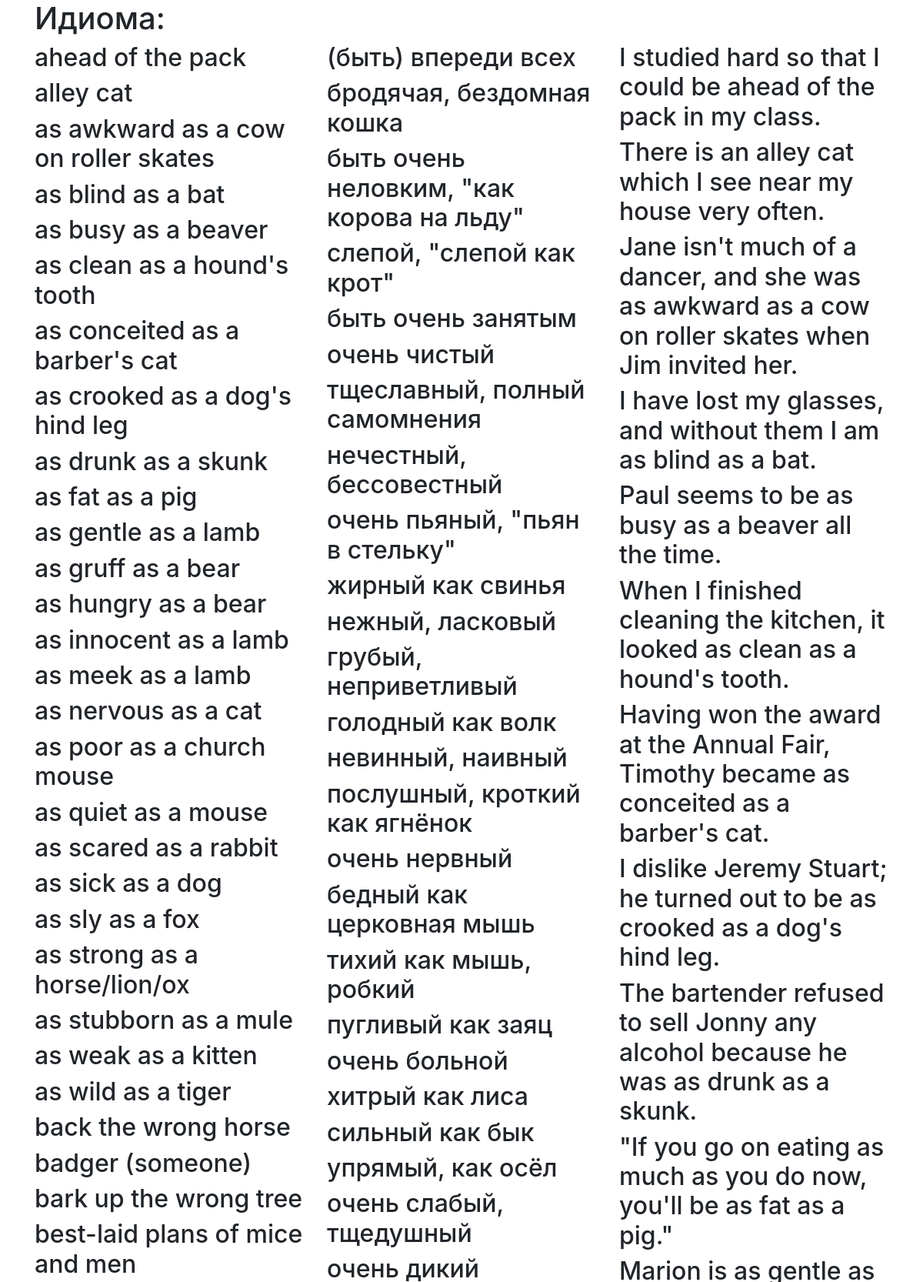
The page / (upper part) on the database its author committed.
### webapp/model.py (models this page shows, shortened)
class Idioms(db.Model):
    id = db.Column(db.Integer, primary_key = True)
    name_of_theme = db.Column(db.String, nullable=False)
    name_of_idiom = db.Column(db.String, unique = True, nullable=False)
    translation = db.Column(db.String, nullable=False)
    definition = db.Column(db.Text, nullable=False)

### webapp/__init__.py (the view)
    @app.route('/', methods = ['GET', 'POST'])
    def index():
        form = SearchForm()
        page_title = "Learn Idioms"
        idioms_list = Idioms.query
        if request.method == 'POST':
            if form.validate_on_submit():
                search_term = f'{form.search.data}%'
                idioms_list = idioms_list.filter(Idioms.name_of_idiom.like(search_term))
        return render_template('index.html', page_title=page_title, idioms_list=idioms_list.all(), form=form)

### webapp/__init__.py (called while the page is built)
def create_app():
    app = Flask(__name__)
    app.config.from_pyfile('config.py')
    db.init_app(app)
    @app.route('/', methods = ['GET', 'POST'])
    def index():
        form = SearchForm()
        page_title = "Learn Idioms"
        idioms_list = Idioms.query
        if request.method == 'POST':
            if form.validate_on_submit():
                search_term = f'{form.search.data}%'
                idioms_list = idioms_list.filter(Idioms.name_of_idiom.like(search_term))
        return render_template('index.html', page_title=page_title, idioms_list=idioms_list.all(), form=form)
    @app.route('/login')
    def login():
        page_title = "Login"
        login_form = LoginForm()
        return render_template('login.html', page_title=page_title, form=login_form)
    return app

### webapp/templates/index.html (shortened to what this page needs)
<!doctype html>
<html lang="ru">
  <head>
    <link rel="stylesheet" href="https://stackpath.bootstrapcdn.com/bootstrap/4.3.1/css/bootstrap.min.css">
  </head>
  <body>
    <div class="container">
      <h1>Идиома:</h1>
      <div class="row">
        <div class="col-4">
          {% for idioms in idioms_list %}
          <h2>{{ idioms.name_of_idiom }}</h2>
          {% endfor %}
        </div>
        <div class="col-4">
          {% for idioms in idioms_list %}
          <h2>{{ idioms.translation }}</h2>
          {% endfor %}
        </div>
        <div class="col-4">
          {% for idioms in idioms_list %}
          <h2>{{ idioms.definition }}</h2>
          {% endfor %}
        </div>
      </div>
    </div>
  </body>
</html>

### rows shown on the page
Idioms: name_of_idiom "ahead of the pack", translation "(быть) впереди всех", definition "I studied hard so that I could be ahead of the pack in my class."
Idioms: name_of_idiom "alley cat", translation "бродячая, бездомная кошка", definition "There is an alley cat which I see near my house very often."
Idioms: name_of_idiom "as awkward as a cow on roller skates", translation "быть очень неловким, \"как корова на льду\"", definition "Jane isn't much of a dancer, and she was as awkward as a cow on roller skates when Jim invited her."
Idioms: name_of_idiom "as blind as a bat", translation "слепой, \"слепой как крот\"", definition "I have lost my glasses, and without them I am as blind as a bat."
Idioms: name_of_idiom "as busy as a beaver", translation "быть очень занятым", definition "Paul seems to be as busy as a beaver all the time."
Idioms: name_of_idiom "as clean as a hound's tooth", translation "очень чистый", definition "When I finished cleaning the kitchen, it looked as clean as a hound's tooth."
Idioms: name_of_idiom "as conceited as a barber's cat", translation "тщеславный, полный самомнения", definition "Having won the award at the Annual Fair, Timothy became as conceited as a barber's cat."
Idioms: name_of_idiom "as crooked as a dog's hind leg", translation "нечестный, бессовестный", definition "I dislike Jeremy Stuart; he turned out to be as crooked as a dog's hind leg."
Idioms: name_of_idiom "as drunk as a skunk", translation "очень пьяный, \"пьян в стельку\"", definition "The bartender refused to sell Jonny any alcohol because he was as drunk as a skunk."
Idioms: name_of_idiom "as fat as a pig", translation "жирный как свинья", definition "\"If you go on eating as much as you do now, you'll be as fat as a pig.\""
Idioms: name_of_idiom "as gentle as a lamb", translation "нежный, ласковый"
Idioms: name_of_idiom "as gruff as a bear", translation "грубый, неприветливый"
Idioms: name_of_idiom "as hungry as a bear", translation "голодный как волк"
Idioms: name_of_idiom "as innocent as a lamb", translation "невинный, наивный"
Idioms: name_of_idiom "as meek as a lamb", translation "послушный, кроткий как ягнёнок"
Idioms: name_of_idiom "as nervous as a cat", translation "очень нервный"
Idioms: name_of_idiom "as poor as a church mouse", translation "бедный как церковная мышь"
Idioms: name_of_idiom "as quiet as a mouse", translation "тихий как мышь, робкий"
Idioms: name_of_idiom "as scared as a rabbit", translation "пугливый как заяц"
Idioms: name_of_idiom "as sick as a dog", translation "очень больной"
Idioms: name_of_idiom "as sly as a fox", translation "хитрый как лиса"
Idioms: name_of_idiom "as strong as a horse/lion/ox", translation "сильный как бык"
Idioms: name_of_idiom "as stubborn as a mule", translation "упрямый, как осёл"
Idioms: name_of_idiom "as weak as a kitten", translation "очень слабый, тщедушный"
Idioms: name_of_idiom "as wild as a tiger"
Idioms: name_of_idiom "back the wrong horse"
Idioms: name_of_idiom "badger (someone)"
Idioms: name_of_idiom "bark up the wrong tree"
Idioms: name_of_idiom "best-laid plans of mice and men"
